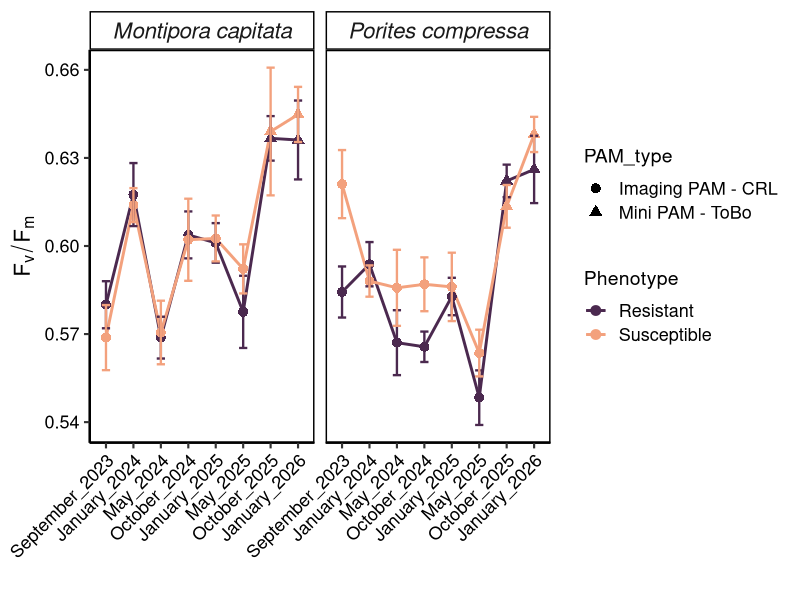

Recreate this plot in R.
## ---- chunk 1
knitr::opts_chunk$set(echo = TRUE)

library(tidyverse)
library(nlme)
library(car)
library(emmeans)
library(lme4)
## ---- chunk 2
pam <- read_csv("../data/Master_datasheet_pam.csv")
## ---- chunk 3
pam_summary <- pam %>%
  group_by(Date, Phenotype, Species, PAM_type) %>%
  summarise(
    mean_FvFm = mean(Fv_Fm, na.rm = TRUE),
    sd_FvFm = sd(Fv_Fm, na.rm = TRUE),
    sem_FvFm = sd(Fv_Fm, na.rm = TRUE) / sqrt(sum(!is.na(Fv_Fm))),
    .groups = "drop"
  )
## ---- chunk 4
# Set levels 
pam_summary$Date <- factor(pam_summary$Date, levels = c("September_2023", "January_2024", "May_2024", "October_2024", "January_2025", "May_2025", "October_2025", "January_2026"))

# Set spp names 
species_labels <- c("Mcap" = "Montipora capitata", "Pcomp" = "Porites compressa")

ggplot(pam_summary, aes(x = Date, y = mean_FvFm, color = Phenotype, group = Phenotype, shape = PAM_type)) +
  geom_line(linewidth = 1) +
  geom_point(size = 3) +
  geom_errorbar(aes(ymin = mean_FvFm - sem_FvFm, ymax = mean_FvFm + sem_FvFm, color = Phenotype),
                width = 0.3, linewidth = 0.8) +  # color matches points/lines
  facet_wrap(~ Species, 
             labeller = labeller(Species = species_labels)) +
  scale_color_manual(
    values = c("Resistant" = "#4b294fff", "Susceptible" = "#f3a17dff")
  ) +
  theme_classic(base_size = 16) +  # bigger base size
  labs(
    x = "",
    y = expression(F[v]/F[m]),
    color = "Phenotype"
  ) +
theme(
    panel.border = element_rect(color = "black", fill = NA, linewidth = 1),
    strip.background = element_rect(fill = "white", color = "black", linewidth = 1),
    strip.text = element_text(face = "italic", size = 16),
    #legend.position = c(0.85, 0.83),  # adjust x, y for placement
    legend.position = "right",
    legend.background = element_rect(fill = alpha("white", 0.7), color = NA),
    legend.key = element_blank(),    
    legend.title = element_text(size = 14),
    legend.text = element_text(size = 13),
    axis.text.x = element_text(angle = 45, hjust = 1, vjust = 1, size = 13, color = "black"),
    axis.text.y = element_text(size = 13, color = "black"),
    axis.title.y = element_text(size = 16)
  )

## save 
